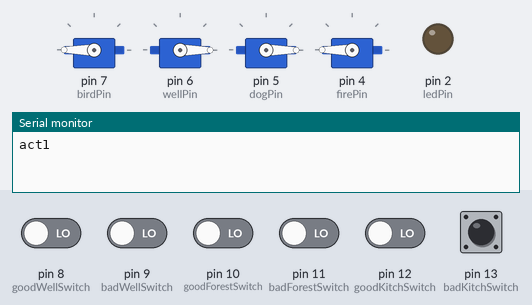
This sketch was run on a simulated Arduino Uno, built with avr-gcc and run on an emulated ATmega328P. On the bench: 4 × servo, output pins drawn as LEDs (lit = HIGH), the last lines printed to the serial monitor. Inputs (shaded band) come from the test bench; at power-on: pin 8 (goodWellSwitch), pin 9 (badWellSwitch), pin 10 (goodForestSwitch), pin 11 (badForestSwitch), pin 12 (goodKitchSwitch), pin 13 (badKitchSwitch) LOW.

Above: at 1.2 s.
1.3 s: pin 8 (goodWellSwitch) driven HIGH and pin 9 (badWellSwitch) driven HIGH and pin 10 (goodForestSwitch) driven HIGH and pin 11 (badForestSwitch) driven HIGH and pin 12 (goodKitchSwitch) driven HIGH
At 2.1 s:
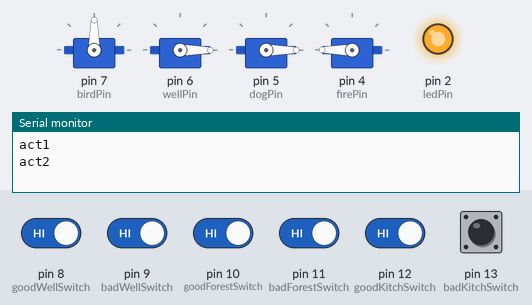
At 3.0 s:
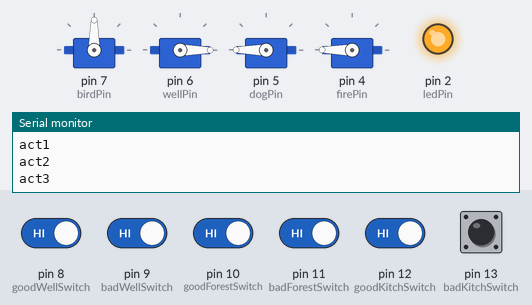
4.3 s: pin 13 (badKitchSwitch) pulled HIGH for 0.15 s
At 6.7 s:
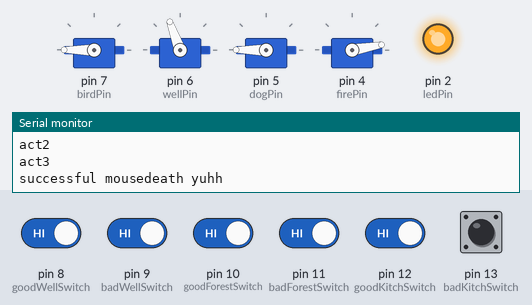
Timing chart, 0 to 8.2 s (numbered marks = the images above; inputs shaded):
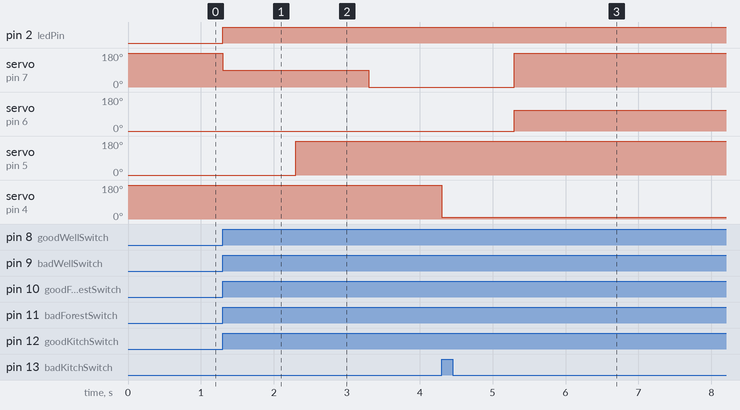

The sketch:

once_upon_an_arduino_ish.ino
```cpp
#include <Servo.h>
//Workstation Switch Variables
int goodKitchSwitch = 12;
int badKitchSwitch = 13;
int badForestSwitch = 11;
int goodForestSwitch = 10;
int badWellSwitch = 9;
int goodWellSwitch = 8;

int goodKitchState = 0;
int badKitchState = 0;
int badForestState = 0;
int goodForestState = 0;
int badWellState = 0;
int goodWellState = 0;

bool allDoingJobs = false;

//Testing LED
int ledPin = 2;

//Servo Pins
int birdPin = 7;
int wellPin = 6;
int dogPin = 5;
int firePin = 4;

//Bird Talking Variables
Servo birdServo;
bool speech1 = false;
bool speech2 = false;
bool birdTimer1 = false;
bool birdTimer2 = false;

//Death Variables
Servo wellServo;
bool birdDeath = false;

Servo dogServo;
bool sausDeath = false;
bool dogTimer = true;

Servo fireServo;
bool mouseDeath = false;

//Clock Variables
unsigned long previousMillis = 0;

//Story Variables
bool act1 = true;
bool act1Message = false;
bool act2 = false;
bool act2Message = false;
bool act3 = false;
bool act3Message = false;

void setup()

{
  pinMode(goodKitchSwitch, INPUT);
  pinMode(badKitchSwitch, INPUT);
  pinMode(badForestSwitch, INPUT);
  pinMode(goodForestSwitch, INPUT);
  pinMode(badWellSwitch, INPUT);
  pinMode(goodWellSwitch, INPUT);

  pinMode(ledPin, OUTPUT);
  birdServo.attach(birdPin);
  birdServo.write(180);

  wellServo.attach(wellPin);
  wellServo.write(0);

  dogServo.attach(dogPin);
  dogServo.write(0);

  fireServo.attach(firePin);
  fireServo.write(180);

  digitalWrite(ledPin, LOW);
  Serial.begin(9600);
}

void loop(){
  unsigned long currentMillis = millis();

  goodKitchState = digitalRead(goodKitchSwitch);
  badKitchState = digitalRead(badKitchSwitch);
  badForestState = digitalRead(badForestSwitch);
  goodForestState = digitalRead(goodForestSwitch);
  badWellState = digitalRead(badWellSwitch);
  goodWellState = digitalRead(goodWellSwitch);

  if (act1 && !act2){
    if (!act1Message){
      act1Message = true;
      Serial.println("act1");
    }
    if (goodKitchState == HIGH && goodForestState == HIGH && goodWellState == HIGH){
      digitalWrite(ledPin, HIGH);
      allDoingJobs = true;
    }
    else{
      digitalWrite(ledPin, LOW);
      allDoingJobs = false;
    }

    if (allDoingJobs && !speech1 && !speech2){
      birdServo.write(90);
      speech1 = true;
      act1 = false;
      act2 = true;
    }
  }

  if (act2 && !act1){
    if (!act2Message){
      act2Message = true;
      Serial.println("act2");
    }
    if (badForestState == HIGH && dogTimer){
      previousMillis = currentMillis;
      dogTimer = false;
      sausDeath = true;
    }
    if (currentMillis - previousMillis >= 1000 && sausDeath){
      dogServo.write(180);
      sausDeath = false;
      previousMillis = currentMillis;
      birdTimer1 = true;
      act2 = false;
      act3 = true;
    }
  }

  if (!act2 && act3){
    if (!act3Message){
       act3Message = true;
       Serial.println("act3");
    }
    if (currentMillis - previousMillis >= 1000 && birdTimer1){
      birdServo.write(0);
      speech1 = false;
      speech2 = true;
      birdTimer1 = false;
      mouseDeath = true;
    }

    if (badKitchState == HIGH && mouseDeath){
      Serial.println("successful mousedeath yuhh");
      fireServo.write(10);
      mouseDeath = false;
      previousMillis = currentMillis;
      birdTimer2 = true;
    }
    if (currentMillis - previousMillis >= 1000 && birdTimer2){
      birdServo.write(180);
      speech2 = false;
      birdTimer2 = false;
      birdDeath = true;
    }

    if (badWellState == HIGH && birdDeath){
      wellServo.write(110);
      birdDeath = false;
      act3 = false;
    }
  }
}
```

Measured:
- after the input at 1.3 s, pin 2 (ledPin): LOW → HIGH at once; servo on pin 7 (birdPin): 180° → 90° at once, → 0° 2.0 s later; servo on pin 5 (dogPin): 0° → 180° after 1.0 s
- after the input at 4.3 s, servo on pin 7 (birdPin): 0° → 180° after 1.0 s; servo on pin 6 (wellPin): 0° → 110° after 1.0 s; servo on pin 4 (firePin): 180° → 10° at once
